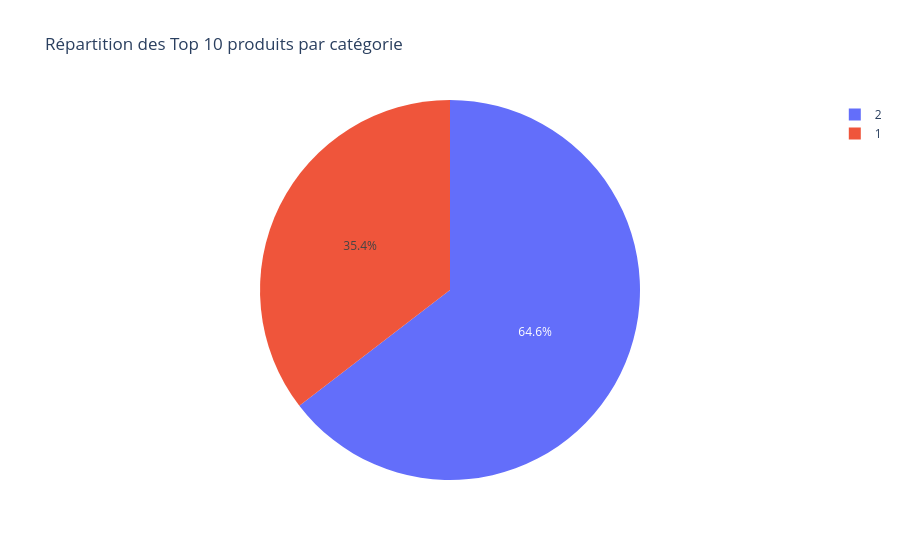

The code cell stored with this chart in its notebook:
### Code cell
top_par_categ = top_produits.groupby('categ')['ca_total'].sum().reset_index()

fig = px.pie(
    top_par_categ,
    values='ca_total',
    names='categ',
    title="Répartition des Top 10 produits par catégorie"
)
fig.show()

### Figure 1 — Plotly figure (JSON) as saved in the notebook; plotly's stock layout.template omitted (floating-point values rounded to 4 significant figures)
{"data": [{"domain": {"x": [0, 1], "y": [0, 1]}, "hovertemplate": "categ=%{label}<br>ca_total=%{value}<extra></extra>", "labels": [1, 2], "legendgroup": "", "name": "", "showlegend": true, "type": "pie", "values": [220100.0, 401200.0]}], "layout": {"autosize": true, "legend": {"tracegroupgap": 0}, "title": {"text": "Répartition des Top 10 produits par catégorie"}}}
